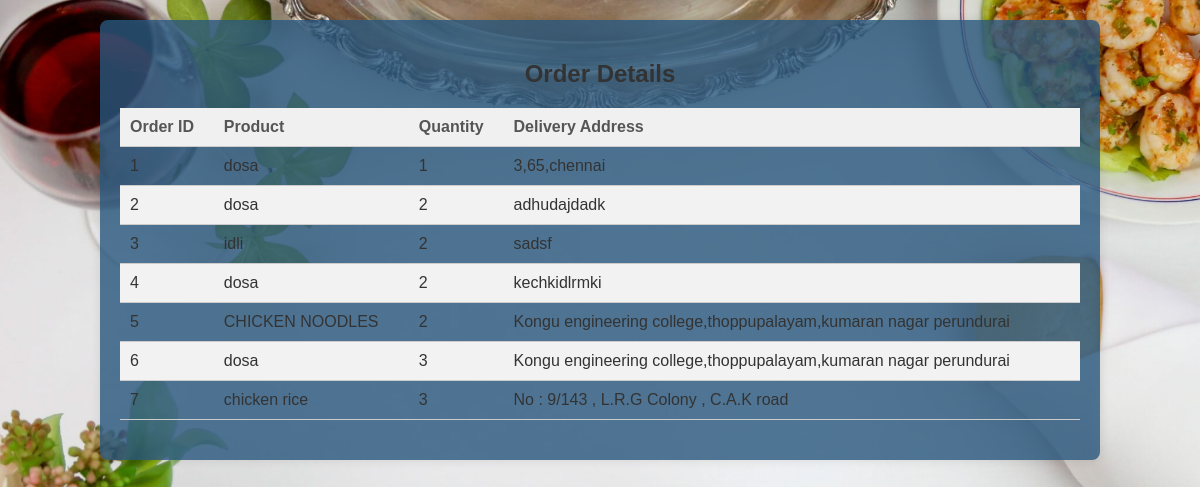
The app's page /total_orders, older data.
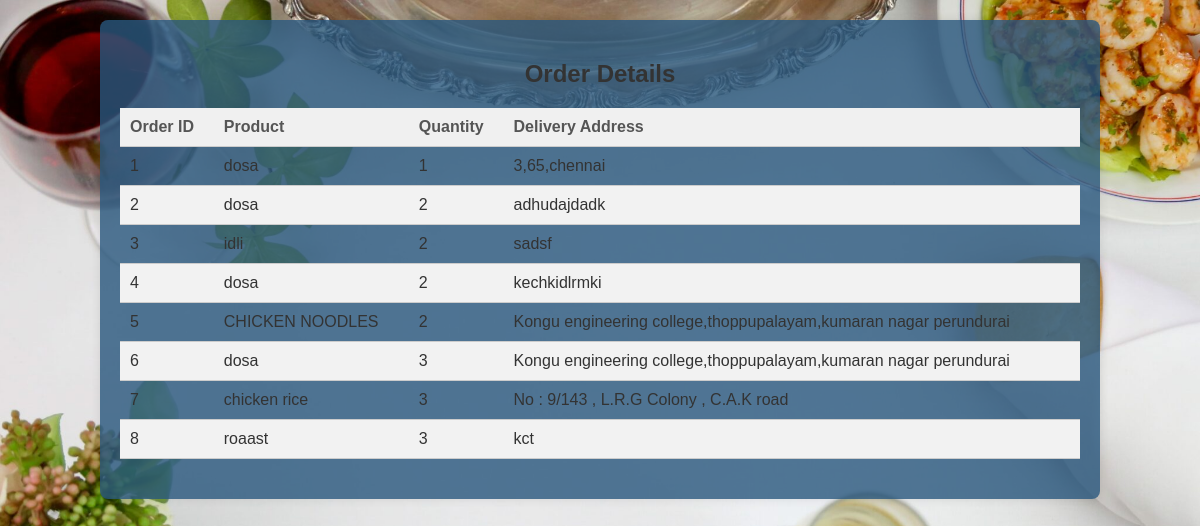
The same page, newer data.
### tables this page shows
CREATE TABLE orders
                                 (id INTEGER PRIMARY KEY AUTOINCREMENT,
                                 name TEXT NOT NULL,
                                 mail TEXT NOT NULL,
                                 phone TEXT NOT NULL,
                                 item TEXT NOT NULL,
                                 quantity INTEGER NOT NULL,
                                 delivery_address TEXT NOT NULL);

### appp.py (the view)
@app.route('/total_orders')
def total_orders():
    conn = DatabaseManager.create_connection(database)
    orders = DatabaseManager.get_orders(conn)
    DatabaseManager.close_connection(conn)
    order_details = []
    for order in orders:
        order_id, customer_name, email, phone, product, quantity, delivery_info = order
        order_details.append([order_id, product, quantity, delivery_info])
    return render_template('totalorders.html', order_details=order_details)

### dbb.py (called while the page is built)
    @staticmethod
    def create_connection(db_file):
        conn = None
        try:
            conn = sqlite3.connect(db_file)
            return conn
        except sqlite3.Error as e:
            print(e)
            return None

    @staticmethod
    def close_connection(conn):
        if conn:
            conn.close()
            print("Connection closed.")

    @staticmethod
    def get_orders(conn):
        try:
            cursor = conn.cursor()
            cursor.execute("SELECT * FROM orders")
            rows = cursor.fetchall()
            return rows
        except sqlite3.Error as e:
            print(e)

### templates/totalorders.html (shortened to what this page needs)
<!DOCTYPE html>
<html lang="en">
<head>
</head>
<body>
    <div class="container">
        <h2 style="text-align: center;">Order Details</h2>
        <table>
            <thead>
                <tr>
                    <th>Order ID</th>
                    <th>Product</th>
                    <th>Quantity</th>
                    <th>Delivery Address</th>
                </tr>
            </thead>
            <tbody>
                {% for order_detail in order_details %}
                    <tr>
                        <td>{{ order_detail[0] }}</td>
                        <td>{{ order_detail[1] }}</td>
                        <td>{{ order_detail[2] }}</td>
                        <td>{{ order_detail[3] }}</td>
                    </tr>
                {% endfor %}
            </tbody>
        </table>
    </div>
</body>
</html>

### templates/totalorders.html (style rules this page uses)
body { background-image: url('/static/gb.jpg'); background-size: cover; font-family: Arial, sans-serif; margin: 0; padding: 0; color: #333; }
.container { width: 80%; margin: 20px auto; background-color: rgba(40, 87, 125, 0.8); padding: 20px; border-radius: 8px; box-shadow: 0 0 10px rgba(0, 0, 0, 0.1); }
table { width: 100%; border-collapse: collapse; margin-bottom: 20px; }
th, td { padding: 10px; border-bottom: 1px solid #ccc; text-align: left; }
th { background-color: #f0f0f0; color: #555; }
tr:nth-child(even) { background-color: #f2f2f2; }

Row changes from the older to the newer data that the page shows:
added orders: id "8", item "roaast", quantity "3", delivery_address "kct"
